Frame 1 (no input): blank canvas, image omitted
Frame 60 (no input): blank canvas, image omitted
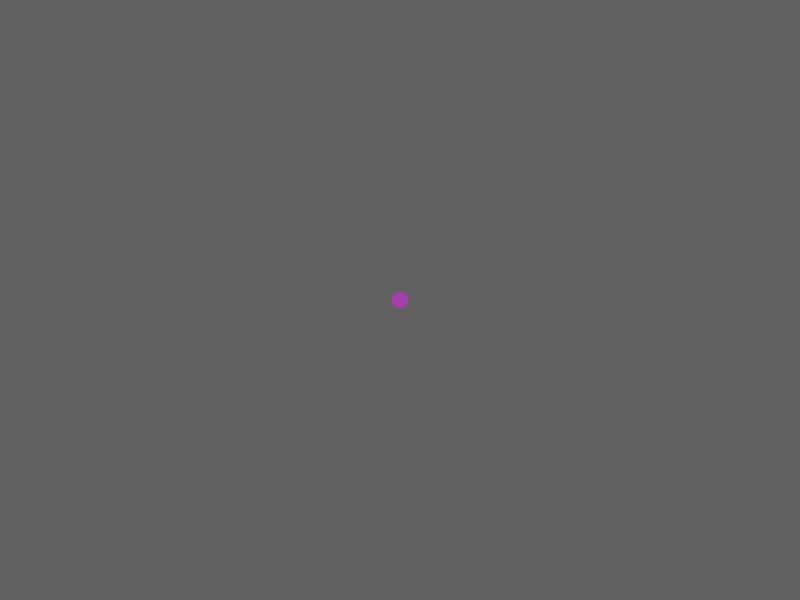
Frame 120 (the mouse pressed at the canvas centre since frame 60)

The p5.js sketch whose frames 1 and 60 were blank and that drew this single picture after the mouse press (run headless with seeded random() and noise() and a simulated clock; from frame 60 on, the mouse is pressed at the canvas centre):

// p5.js sketch
// ── sketch.js
/// 인텔리센스 동작을 위한 코드
/// <reference path="../../lib/p5.global-mode.d.ts"/>

let g_MassArray         = [] ;
let g_PositionXArray    = [] ;
let g_PositionYArray    = [] ;
let g_VelocityXArray    = [] ;
let g_VelocityYArray    = [] ;

function setup()
{
    createCanvas( 800, 600 );

    noStroke();
    fill( random(0,255), random(0,255), random(0,255), 196 );
}

function draw()
{
    background( 96, 96, 96 );

    for ( let i = 0 ; i < g_MassArray.length ; i++ ) 
    {
        let accelerationX = 0;
        let accelerationY = 0;

        for ( let j = 0 ; j < g_MassArray.length ; j++ ) 
        {
            if ( i != j ) 
            {
                let distanceX = g_PositionXArray[j] - g_PositionXArray[i];
                let distanceY = g_PositionYArray[j] - g_PositionYArray[i];

                let distance  = sqrt( distanceX * distanceX + distanceY * distanceY );
                if ( distance < 1 ) distance = 1 ;

                let force = ( distance - 320 ) * g_MassArray[j] / distance ;

                accelerationX += force * distanceX ;
                accelerationY += force * distanceY ;
            }
        }

        g_VelocityXArray[i] = g_VelocityXArray[i] * 0.99 + accelerationX * g_MassArray[i];
        g_VelocityYArray[i] = g_VelocityYArray[i] * 0.99 + accelerationY * g_MassArray[i];
    }

    for ( let i=0 ; i < g_MassArray.length ; ++i )
    {
        g_PositionXArray[i] += g_VelocityXArray[i] ;
        g_PositionYArray[i] += g_VelocityYArray[i] ;

        ellipse( g_PositionXArray[i], g_PositionYArray[i],
            g_MassArray[i] * 1000, g_MassArray[i] * 1000 ) ;
    }
}

function mousePressed()
{
    addNewParticle( mouseX, mouseY );
}

function mouseDragged()
{
    addNewParticle( mouseX, mouseY );
}

function addNewParticle( positionX, positionY )
{
    g_MassArray.push( random( 0.01, 0.03 ) );
    g_PositionXArray.push( positionX );
    g_PositionYArray.push( positionY );
    g_VelocityXArray.push( 0 );
    g_VelocityYArray.push( 0 );

    if ( g_MassArray.length > 300 )
    {
        g_MassArray.shift();
        g_PositionXArray.shift();
        g_PositionYArray.shift();
        g_VelocityXArray.shift();
        g_VelocityYArray.shift();
    }
}
